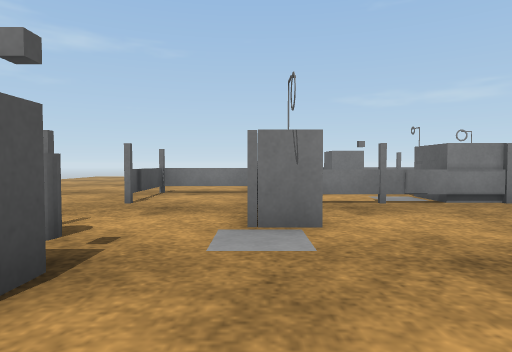
[1] (above)

12 first-person views from a walk through a robot-simulator world made for Gazebo. The camera is 0.39 m above the floor, tilts 2° down and sees 75° across. The floor is counted in squares, 0.5 m on a side. Each view is taken from the middle of a square. On the plan, view 1 faces up. The plan holds only what a view shows up to about 11 squares ahead; the rest is blank. Some surface patterns are stand-ins.

[2]
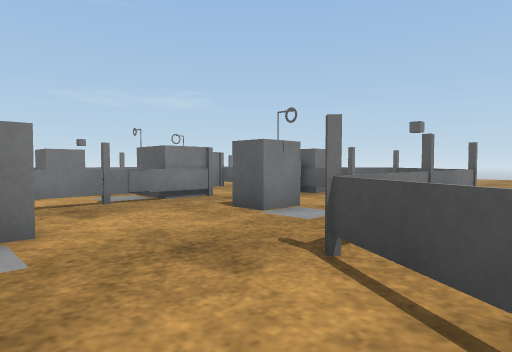

[3]
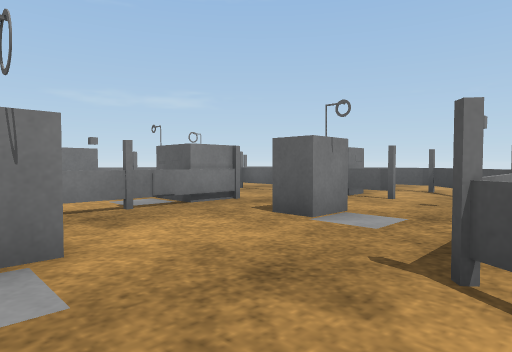

[4]
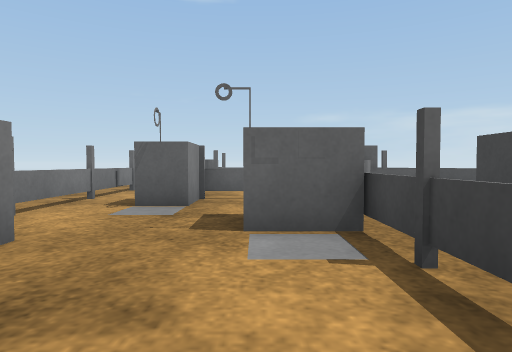

[5]
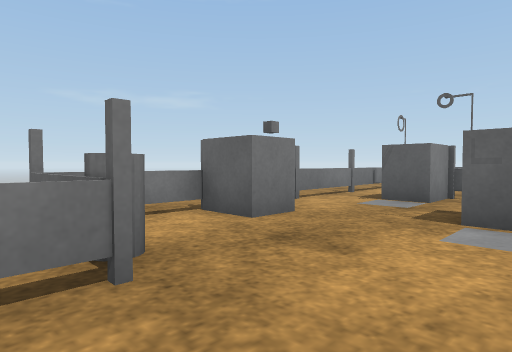

[6]
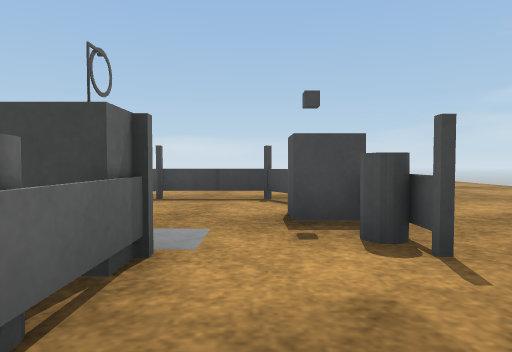

[7]
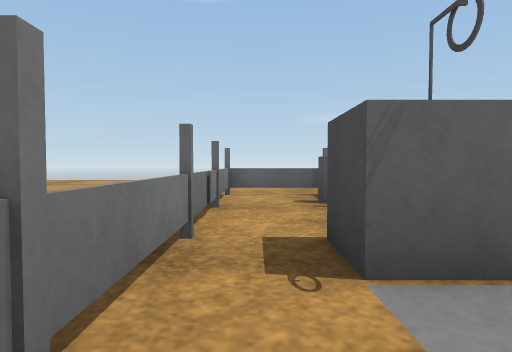

[8]
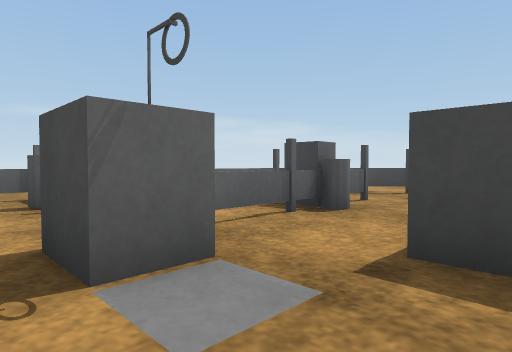

[9]
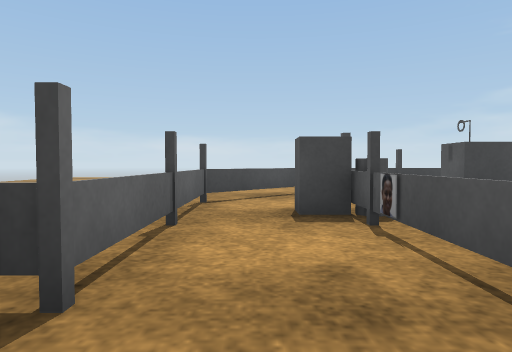

[10]
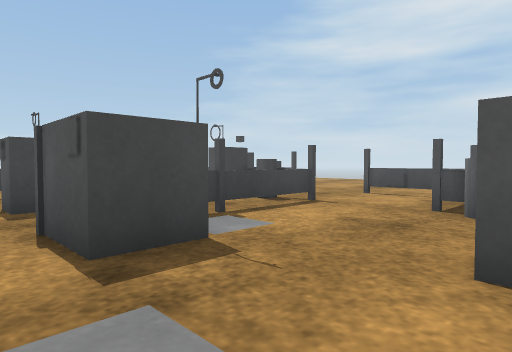

[11]
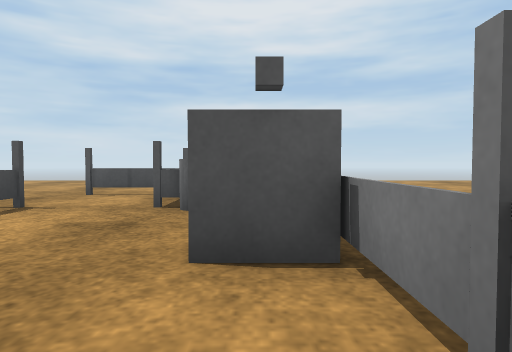

[12]
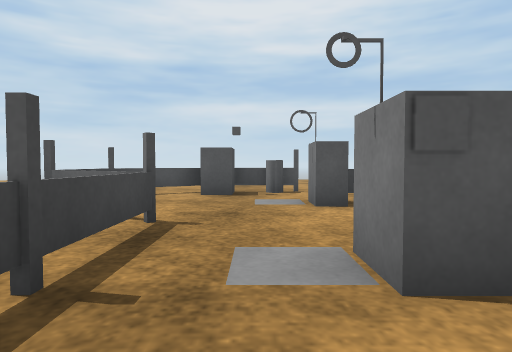

### Floor plan
Key: @ floor where view 1 was taken; # wall or solid block; x gap in a wall; . floor; = window, fence, low wall or low ledge; T thing the floor can be seen under or through.
Columns run from 9 left of view 1 to 15 right of it. Each row starts with its distance up from view 1.
 13            ..  .....
 12          #==#=#====#==#.
 11    .. ...=..#.........=..
 10    ......=.....##.....=..
  9     ..#==#......##.#= #..
  8     ..=......TT..=.=
  7     ..#..#===TT..#.#
  6     .....=......=#.=
  5     .....=.......=.=.
  4     ..#=.#....#..x.=.
  3      .=..........x==
  2     ..##....==#===..
  1    ....=...=#..  ..
  0   .....==@==     ..
 -1   ..   .#=#
 -2  ...   ....
 -3 ...     ...
 -4 ..

Positions as (right, up) in squares from view 1, and headings:
1: (0, 0), facing up
2: (0, 0), facing up-right
3: (0, 1), facing up-right
4: (0, 8), facing right
5: (-1, 7), facing up-right
6: (-1, 7), facing down
7: (4, 11), facing right
8: (4, 11), facing down-right
9: (9, 11), facing down
10: (6, 11), facing down-left
11: (6, 11), facing left
12: (7, 3), facing left
